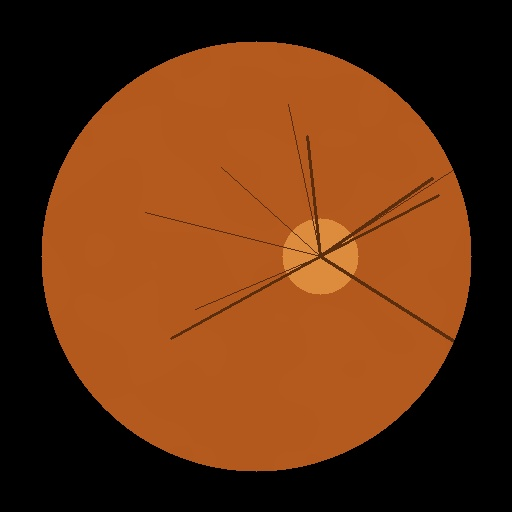
#> input picture demo_cases/moderate/image.jpg, 512 x 512 px, found by its file name
$ python demo.py   (older library calls are emulated)
#> lines starting #> are read from the running program, lines starting #| are printed output that depends on the picture
#> in run_case, image is the input picture: shape (512, 512, 3); mean B, G, R 16.9, 49.9, 99.1
### modules/quality.py
"""
modules/quality.py
===================

Image quality assessment and enhancement for fundus (retinal) images.

This module is part of the Computer Vision support layer of a larger
Diabetic Retinopathy (DR) screening pipeline. It is deliberately simple and
self-contained:

    - It does NOT call, import, or know about the DR classifier.
    - It does NOT contain UI code.
    - It exposes exactly two public functions with stable dictionary /
      image return types so another developer (Person 3) can call them
      directly:

        assess_quality(image) -> dict
        enhance_image(image)  -> np.ndarray (BGR image)

IMPORTANT - PROTOTYPE DISCLAIMER
---------------------------------
All thresholds used in this module (FOCUS_LOW_THRESHOLD, illumination
bounds, field-of-view bounds, PASS/BORDERLINE/REJECT cut points, etc.) are
**prototype engineering thresholds** chosen heuristically for a student
project demo. They are NOT clinically validated values and must not be
presented as clinical or regulatory-grade thresholds.
"""

import cv2
import numpy as np


# ---------------------------------------------------------------------------
# Prototype thresholds (NOT clinically validated - see module docstring)
# ---------------------------------------------------------------------------

# --- Focus (variance of Laplacian) ---
# Below this raw variance, an image is considered essentially out of focus.
FOCUS_LOW_THRESHOLD = 50.0
# At or above this raw variance, an image is considered comfortably sharp.
FOCUS_GOOD_THRESHOLD = 800.0

# --- Illumination (mean grayscale brightness, 0-255) ---
# Below this mean brightness, the image is considered too dark.
ILLUMINATION_DARK_THRESHOLD = 40.0
# Above this mean brightness, the image is considered too bright/washed out.
ILLUMINATION_BRIGHT_THRESHOLD = 220.0
# The brightness range considered "ideal" sits between these two bounds.
ILLUMINATION_GOOD_LOW = 70.0
ILLUMINATION_GOOD_HIGH = 190.0

# --- Field of view (fraction of frame occupied by the bright fundus region) ---
# Below this fraction of non-background pixels, the FOV is considered too small.
FOV_LOW_FRACTION = 0.20
# At or above this fraction, the FOV is considered comfortably large.
FOV_GOOD_FRACTION = 0.45

# --- Overall quality decision thresholds (on the combined 0-1 score) ---
QUALITY_PASS_THRESHOLD = 0.70
QUALITY_BORDERLINE_THRESHOLD = 0.45
# score < QUALITY_BORDERLINE_THRESHOLD => REJECT


def _validate_image(image):
    """Raise a clear ValueError for invalid inputs instead of letting
    OpenCV fail with a cryptic error later on."""
    if image is None:
        raise ValueError("Input image is None.")
    if not isinstance(image, np.ndarray):
        raise ValueError(
            f"Input image must be a NumPy array (e.g. from cv2.imread), "
            f"got {type(image)!r}."
        )
    if image.size == 0:
        raise ValueError("Input image is empty (size 0).")
    if image.ndim not in (2, 3):
        raise ValueError(
            f"Input image has unsupported shape {image.shape}; "
            f"expected a 2D grayscale or 3D BGR array."
        )
    if image.ndim == 3 and image.shape[2] not in (1, 3, 4):
        raise ValueError(
            f"Input image has unsupported number of channels: {image.shape[2]}."
        )


def _to_gray(image):
    """Return a grayscale copy of the image without modifying the original."""
    if image.ndim == 2:
        return image.copy()
    if image.shape[2] == 4:
        return cv2.cvtColor(image, cv2.COLOR_BGRA2GRAY)
    if image.shape[2] == 3:
        return cv2.cvtColor(image, cv2.COLOR_BGR2GRAY)
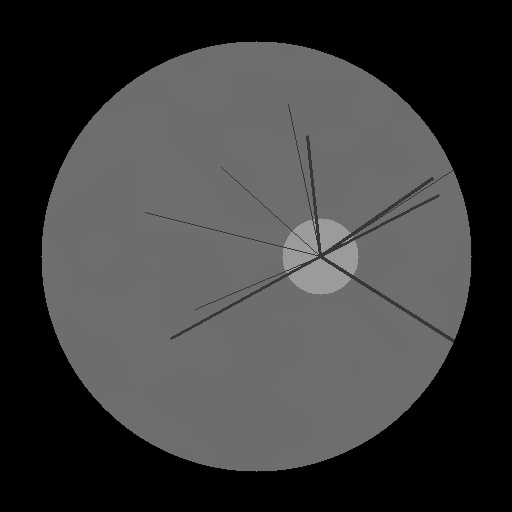
#> returned value: shape (512, 512); min 0, max 161, mean 60.8
    # Single-channel image stored as 3D array
    return image[:, :, 0].copy()


def _normalize_piecewise(value, low, high):
    """Linearly map `value` from [low, high] to [0, 1], clamped at the ends.

    This is a simple, deterministic piecewise-linear normalization:
        value <= low   -> 0.0
        value >= high  -> 1.0
        otherwise      -> linear interpolation between 0 and 1
    """
    if high <= low:
        raise ValueError("high threshold must be greater than low threshold")
    if value <= low:
        return 0.0
    if value >= high:
        return 1.0
    return (value - low) / (high - low)


def _compute_focus_score(gray):
    """Prototype focus score using variance of Laplacian.

    Returns a tuple (focus_score_0_to_1, raw_variance).
    """
    laplacian = cv2.Laplacian(gray, cv2.CV_64F)
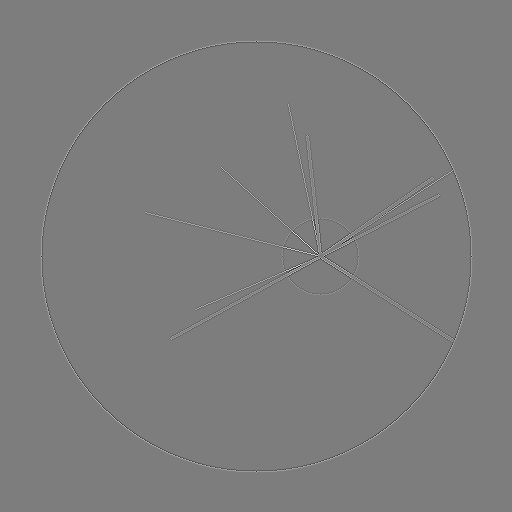
#> laplacian: shape (512, 512) float64; min -402, max 416, mean 0; drawn with min black and max white
    focus_raw = laplacian.var()
#> focus_raw = 446.9
    focus_score = _normalize_piecewise(
        focus_raw, FOCUS_LOW_THRESHOLD, FOCUS_GOOD_THRESHOLD
    )
#> (the rest of the program and of its run is left out)
